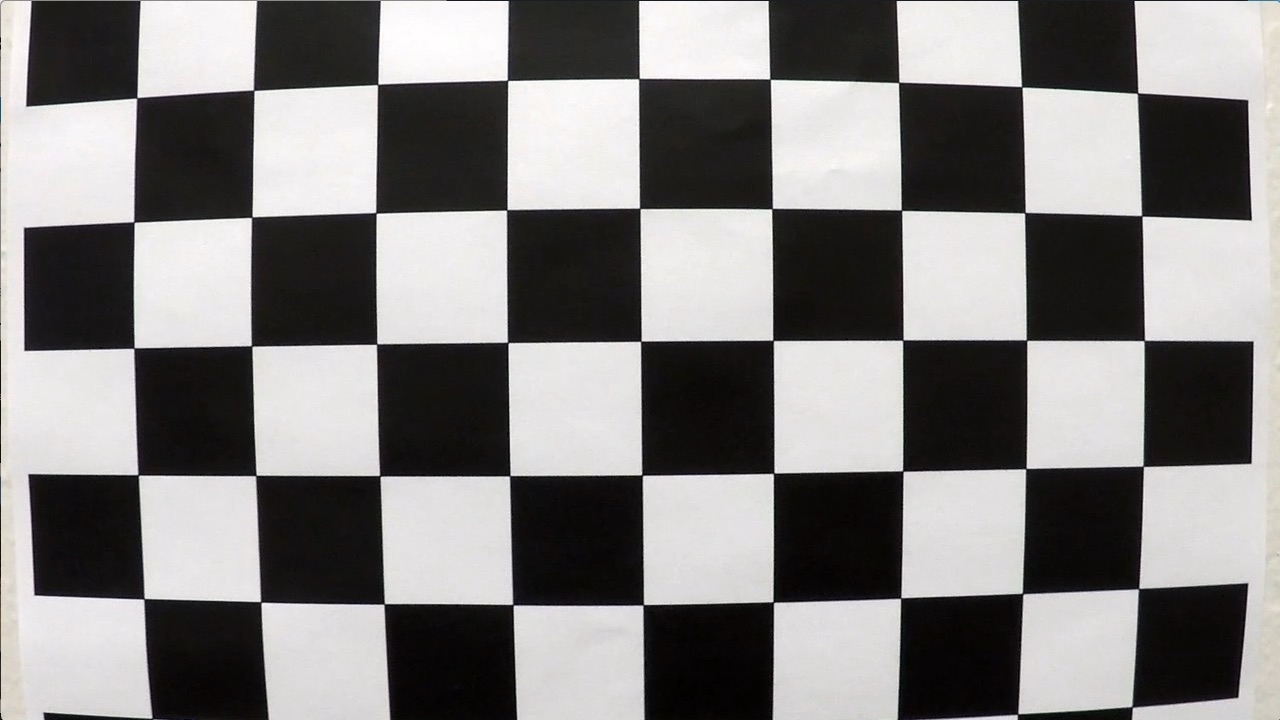
#> input picture camera_cal/calibration1.jpg, 1280 x 720 px; its folder holds 4 pictures in this run
$ jupyter execute --allow-errors advanced_lane_finder.ipynb   (shell and % lines are left out)   (older library calls are emulated)
#> lines starting #> are read from the running program, lines starting #| are printed output that depends on the picture; after the words box and inside, x2 and y2 are one past the last pixel; in counts of white or black regions, pixels touching at a corner belong together
# Self-Driving Car Engineer Nanodegree

## Deep Learning

## Project: Advanced Lane Finding

[cell 1]
# import everything we'll need

import os
import numpy as np
import cv2
import matplotlib.pyplot as plt
import pickle
import random
from moviepy.editor import VideoFileClip

[cell 2]
# set parameters


# processing mode
TEST_MODE = False
RECORD = False

# image size
ROWS = 720
COLS = 1280
ROI_TOP = 0.65
ROI_BOTTOM = 0.90
ROI_LEFT = 0.10
ROI_RIGHT = 0.95

# colors and scales
RED_COLOR = (0,0,255)
GREEN_COLOR = (0,255,0)
XM_PER_PIX = 3.7 / 700
YM_PER_PIX = 30 / 720

# camera calibration
CHESS_NX = 9
CHESS_NY = 6

# lane pixel finding
S_THRESHOLD = [170,235]             # range for S-channel yellow lane in HLS color space
L_THRESHOLD = [240,255]             # range for L-channel white lane in HLS color space
L_THRESHOLD_LAB = [195,255]         # range for L channel in LAB color space
SOBEL_THRESHOLD = [30,100]          # range for sobel x derivative

# perspective transform
GB_KERNEL = 3                       # size of gaussian blur kernel
CANNY_LOW = 50                      # canny edge detection threshold (low)
CANNY_HIGH = 400                    # canny edge detection threshold (high)
HOUGH_DIST_RES = 0.5                # hough line finder distance resolution (pixels)
HOUGH_ANGLE_RES = 3.14159/180       # hough line finder angle resolution (rads)
HOUGH_THRESHOLD = 20                # hough line finder threshold
HOUGH_MIN_LINE = 60                 # hough line finder min line length (pixels)
HOUGH_MAX_GAP = 120                 # hough line finder max line gap (pixels)

# lane fitting
NUM_WINS = 8                        # number of sliding windows to use
WIN_WIDTH = 64                      # half total width of sliding window
WIN_HEIGHT = int(ROWS/NUM_WINS)     # total height of sliding window
FRAME_MEMORY = 8                    # number of past frames to remember
LEFT_GUESS = 0.33                    # default fractional guess for left lane
RIGHT_GUESS = 0.75                   # default fractional guess for right lane

# directories and filenames
TEST_DIR = 'test_images'
CALIBRATION_DIR = 'camera_cal'
CALIBRATION_FILENAME = 'camera_calibration.pickle'
PERSPECTIVE_FILENAME = 'perspective_transform.pickle'

OUTPUT_DIR_CALIBRATION = 'output_images/calibration'
OUTPUT_DIR_S_CHANNEL = 'output_images/s_channel'
OUTPUT_DIR_X_GRAD = 'output_images/x_gradient'
OUTPUT_DIR_VP = 'output_images/vanishing_point'

OUTPUT_DIR_UNDISTORT = 'output_images/undistort'
OUTPUT_DIR_WARPED = 'output_images/warped'
OUTPUT_DIR_MARKER_PIXELS = 'output_images/marker_pixels'
OUTPUT_DIR_SLIDING_WINDOW = 'output_images/sliding_window'
OUTPUT_DIR_LANE_MARK = 'output_images/lane_mark'

[cell 3]
# define lane class for later use

class LaneLine(object):
    # class to hold info about each lane line

    def __init__(self,side):
        # side: 'left' or 'right'
        self.recentXStartValues = np.zeros((FRAME_MEMORY,),dtype=np.uint16)
        self.recentFits = np.zeros((FRAME_MEMORY,3),dtype=np.float32)      # second-order polynomial: 3 coefficients
        self.foundXStartValue = False
        self.side = side
        self.curvatureRadiusValues = np.zeros((FRAME_MEMORY,),dtype=np.float32)

    # [110 lines left out: functions guessLanePosition, findCentroid, calculateCurvature, findAndFit, not called in this run]

[cell 4]
# define camera calibration

def calibrateCamera():
    # use chessboard photos to calibrate camera

    # set termination criteria (for use with cv2.cornerSubPix)
    criteria = (cv2.TERM_CRITERIA_EPS + cv2.TERM_CRITERIA_MAX_ITER, 30, 0.001)

    # make object points
    objp = np.zeros((CHESS_NX*CHESS_NY,3), np.float32)
    objp[:,:2] = np.mgrid[0:CHESS_NX,0:CHESS_NY].T.reshape(-1,2)
    imagePoints = []
    objectPoints = []

    # loop through calibration images
    for imageFile in os.listdir(CALIBRATION_DIR):
        if imageFile.endswith('.jpg'):

            # read image, grayscale, find corners
            im = cv2.imread(os.path.join(CALIBRATION_DIR,imageFile))
#> im is the input picture: shape (720, 1280, 3); mean B, G, R 127.8, 128.4, 130.1
            gray = cv2.cvtColor(im,cv2.COLOR_RGB2GRAY)
            found, corners = cv2.findChessboardCorners(gray,(CHESS_NX,CHESS_NY),None)
#> found = False; corners = None

            if found:
                # draw corners on image
                cv2.drawChessboardCorners(im,(CHESS_NX,CHESS_NY),corners,found)
                # find corners with higher (sub-pixel) precision
                corners2 = cv2.cornerSubPix(gray,corners,(5,5),(-1,-1),criteria)
                imagePoints.append(corners2)
                objectPoints.append(objp)

                # save image with corners marked
                cv2.imwrite(os.path.join(OUTPUT_DIR_CALIBRATION,imageFile),im)
#> pass 2 of the loop in calibrateCamera, `for imageFile in os.listdir(CALIBRATION_DIR):`:
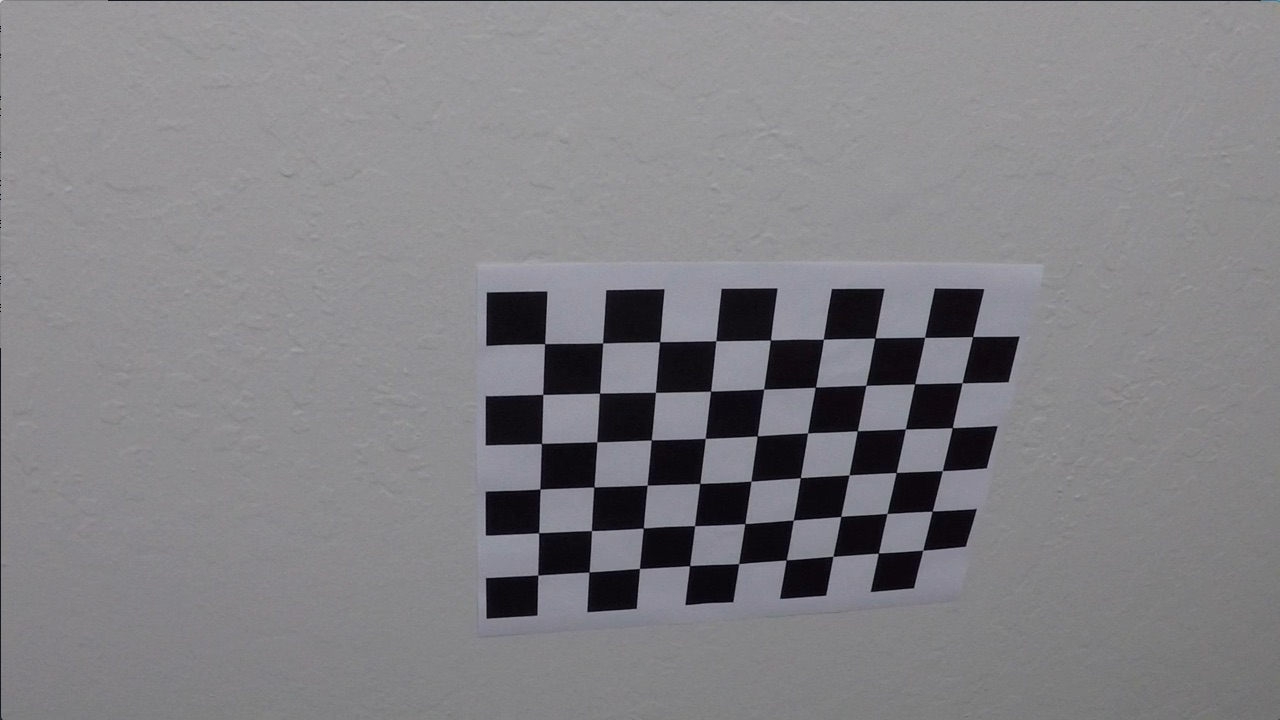
#> input picture camera_cal/calibration10.jpg, 1280 x 720 px
#> in calibrateCamera, im is the input picture: shape (720, 1280, 3); mean B, G, R 133.1, 129.4, 130.2
#> found = True; corners = 54 rows, first 8: [544.7, 343.6], [602.6, 342.9], [659.6, 341.7], [716, 340.7], [770.5, 340], [823.4, 339.2], [874.8, 338.1], [924.6, 337.3]
#> in calibrateCamera, `cv2.drawChessboardCorners(im,(CHESS_NX,CHESS_NY),corners,found)`:
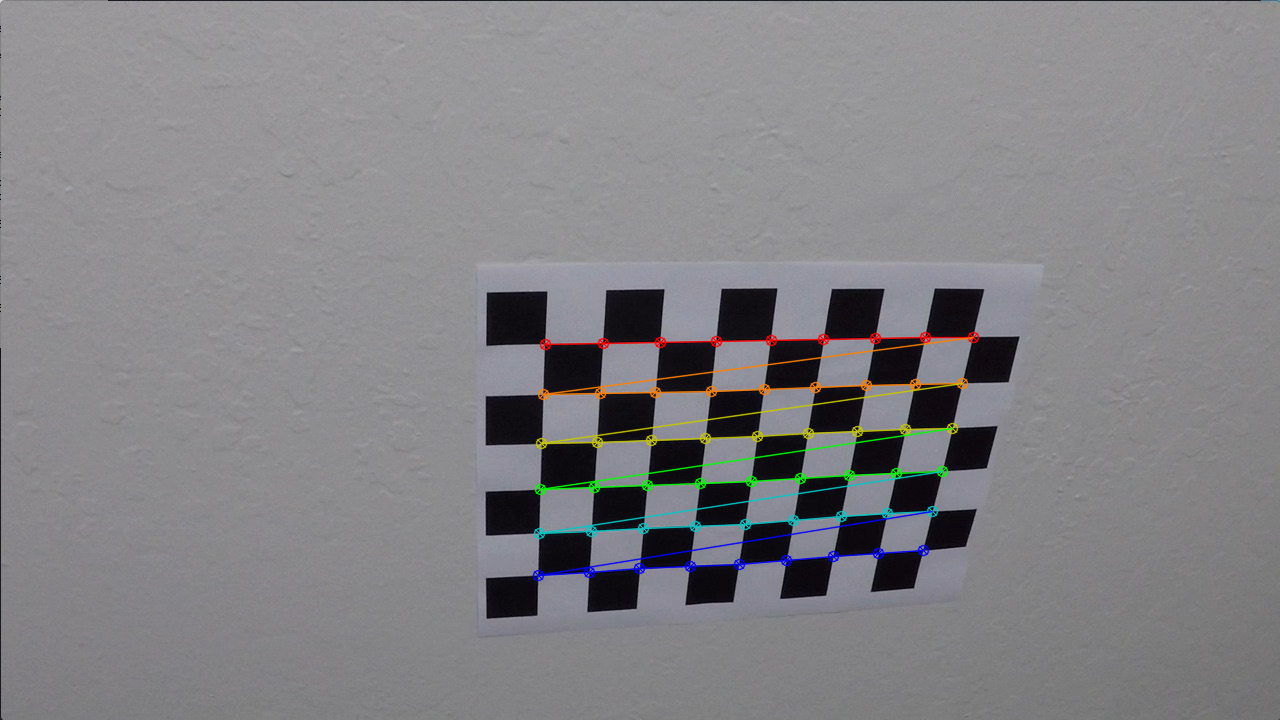
#> im: shape (720, 1280, 3); 1.92% of pixels changed, all inside (x1, y1, x2, y2) = (532, 331, 980, 582)
#> corners2 = 54 rows, first 8: [544.6, 343.7], [602.6, 342.9], [659.6, 341.7], [715.8, 340.6], [770.5, 339.9], [823.4, 339.2], [874.9, 338], [924.6, 337.3]
#> pass 3 of the loop in calibrateCamera, `for imageFile in os.listdir(CALIBRATION_DIR):`:
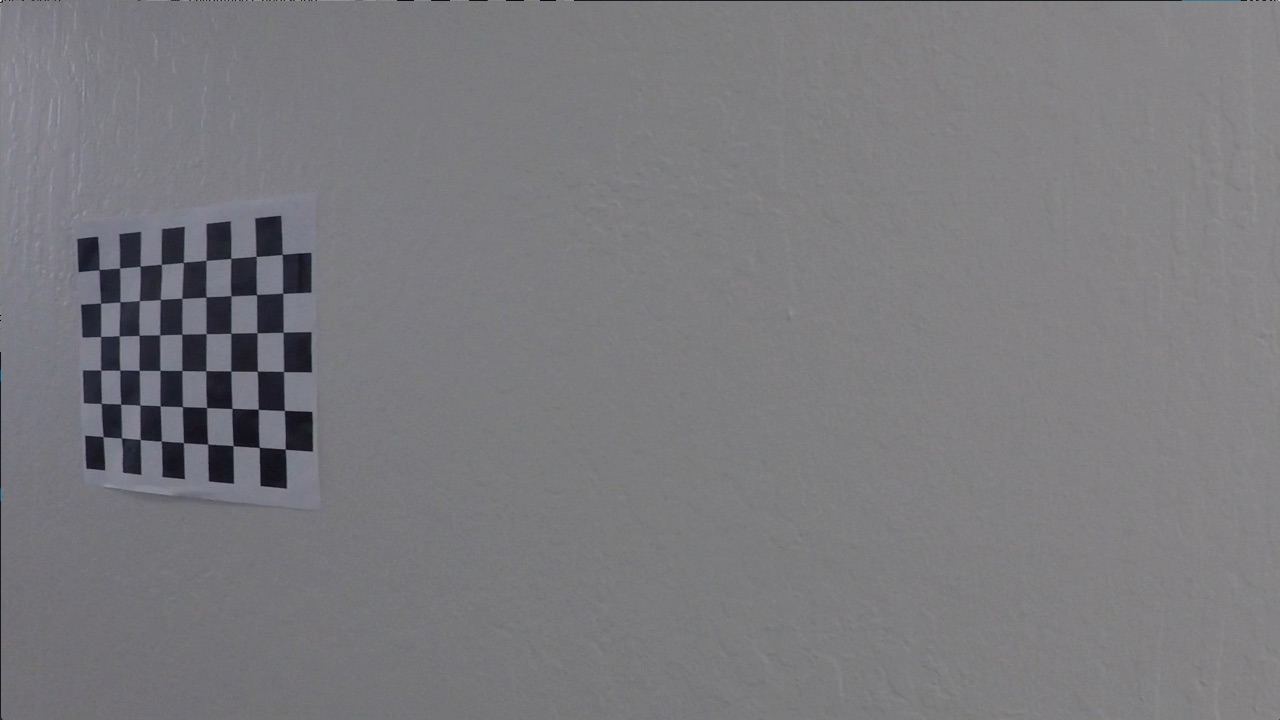
#> input picture camera_cal/calibration11.jpg, 1280 x 720 px
#> in calibrateCamera, im is the input picture: shape (720, 1280, 3); mean B, G, R 125.2, 121.7, 122.2
#> corners = 54 rows, first 8: [99.23, 269.6], [119.6, 268], [140.1, 266.1], [161.3, 264.5], [183.3, 262.5], [206.1, 260.3], [230.7, 258.2], [256.2, 256.3]
#> in calibrateCamera, `cv2.drawChessboardCorners(im,(CHESS_NX,CHESS_NY),corners,found)`:
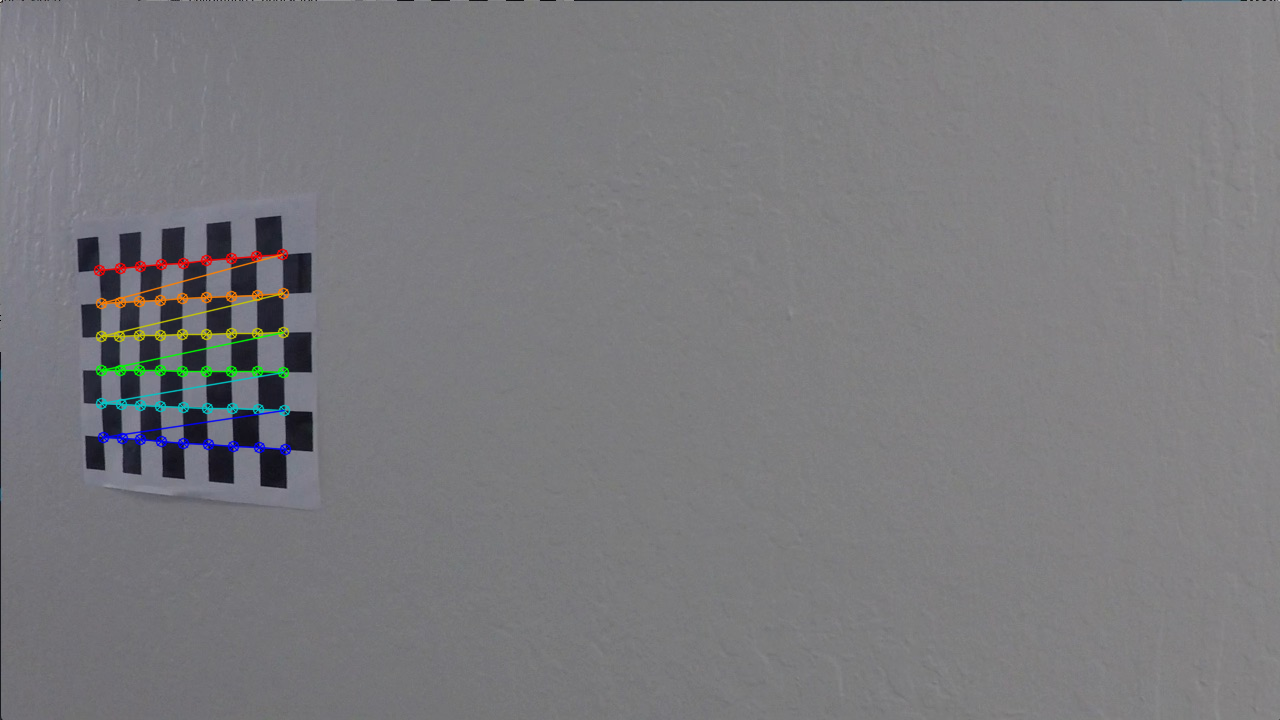
#> im: shape (720, 1280, 3); 1.11% of pixels changed, all inside (x1, y1, x2, y2) = (93, 248, 292, 456)
#> corners2 = 54 rows, first 8: [99.12, 269.6], [119.6, 268.1], [140.1, 266.2], [161.3, 264.3], [183.4, 262.4], [206, 260.3], [230.8, 258.3], [256.1, 256.4]
#> the loop made 4 passes; the first 3 are shown

    # do the actual calibration and save
    ret, mtx, dst, rvecs, tvecs = cv2.calibrateCamera(objectPoints,imagePoints,gray.shape[::-1],None,None)
    imSize = im.shape
    calibrationData = {'cam_matrix':mtx, 'dist_coeffs':dst, 'im_size':imSize}
    with open(CALIBRATION_FILENAME,'wb') as f:
        pickle.dump(calibrationData,f)

    return mtx,dst

[cell 5]
# do camera calibration and display example images

print("Calibrating camera...")
mtx,dst = calibrateCamera()
filenameList = [fn for fn in os.listdir(CALIBRATION_DIR) if fn.endswith('.jpg')]
fn = random.choice(filenameList)
imOriginal = cv2.imread(os.path.join(CALIBRATION_DIR,fn))
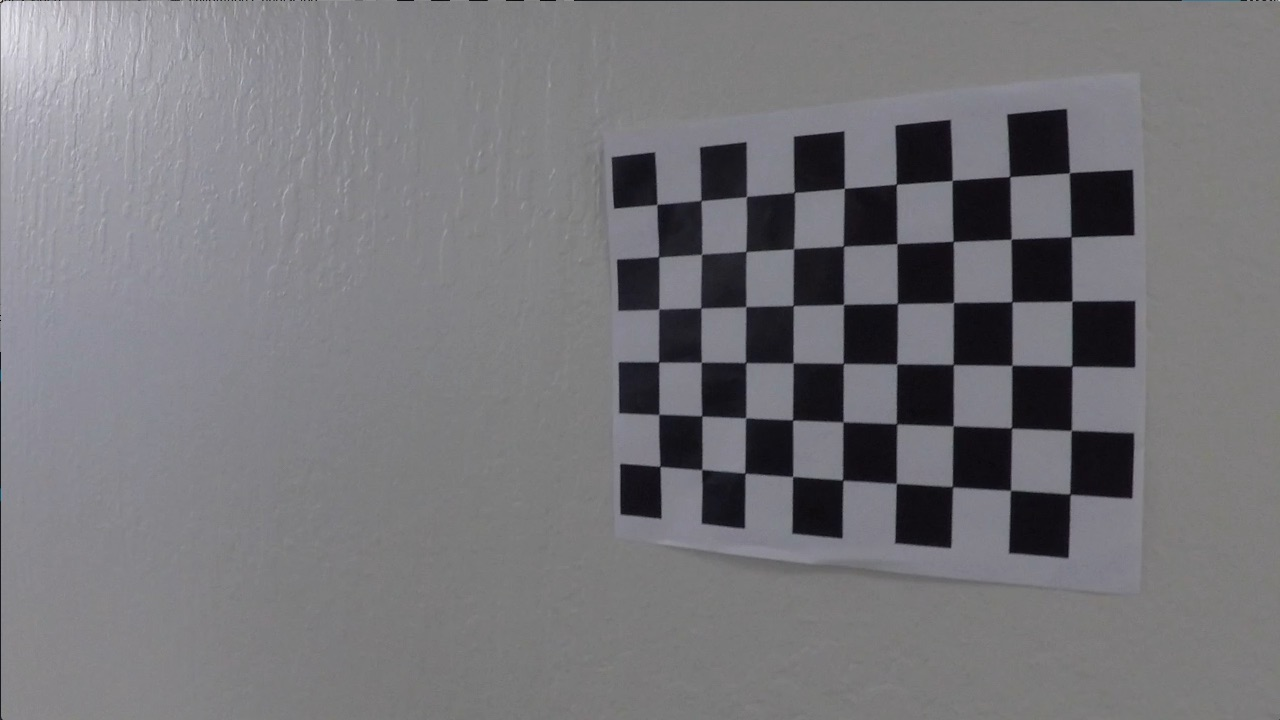
#> input picture camera_cal/calibration12.jpg, 1280 x 720 px
#> imOriginal is the input picture: shape (720, 1280, 3); mean B, G, R 121.6, 117.6, 118.5
imCorners = cv2.imread(os.path.join(OUTPUT_DIR_CALIBRATION,fn))
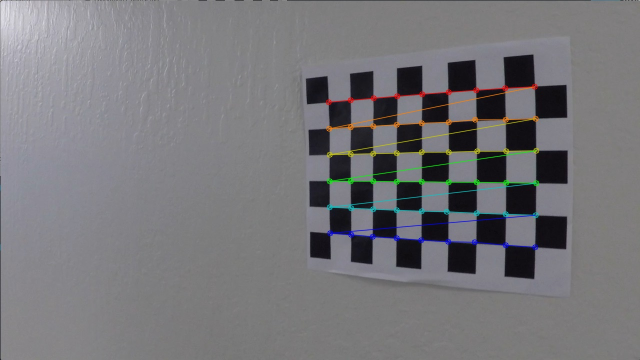
#> imCorners: shape (720, 1280, 3) (shown at 1/2 size); mean B, G, R 121.6, 118.3, 118.9

f = plt.figure(figsize=(30,40))
ax = f.add_subplot(1,2,1)
ax.imshow(imOriginal)
ax = f.add_subplot(1,2,2)
ax.imshow(imCorners)
plt.show()
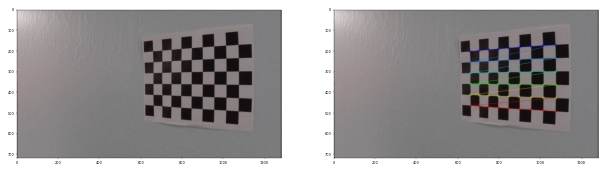
#> figure drawn by matplotlib, 2 panels; B, G, R data is drawn as R, G, B

[cell 6]
# display undistorted image example

print("Undistorting image...")
#> (the rest of this cell did not finish here and is left out)

[cell 7]
# define lane pixel finder

# [40 lines left out: function selectLanePixels, not called in this run]

[cell 8]
# display example lane pixel finder

print("Finding example lane pixels...")

#> (the rest of this cell did not finish here and is left out)

[cell 9]
# define utility function for selecting roi

# [29 lines left out: functions selectRoi, findIntersection, not called in this run]

# define utility function for finding vanishing point

def findVanishingPoint(mtx,dst):
    # determine vanishing point in image

    # analyze straight-road images used to find vanishing point
    straightImages = [os.path.join(TEST_DIR,f) for f in os.listdir(TEST_DIR) if 'straight' in f]
    vps = []
    for imFile in straightImages:
        im = cv2.imread(imFile)
        im = cv2.undistort(im,mtx,dst)

        # smooth with gaussian blur
        imSmoothed = cv2.GaussianBlur(im,(GB_KERNEL,GB_KERNEL),0)

        # find edges with canny
        edges = cv2.Canny(imSmoothed,CANNY_LOW,CANNY_HIGH)

        # apply roi mask
        edgesRoi = selectRoi(edges)

        # find lines with hough; use probabilistic version to increase speed
        lines = cv2.HoughLinesP(edgesRoi,HOUGH_DIST_RES,HOUGH_ANGLE_RES,HOUGH_THRESHOLD,None,HOUGH_MIN_LINE,HOUGH_MAX_GAP)

        # identify best overlap point of lines - this is the vanishing point
        vp = findIntersection(lines)
        vps.append(vp)

        # save image
        for line in lines:
            for x1,y1,x2,y2 in line:
                cv2.line(im, (x1,y1), (x2,y2), GREEN_COLOR, thickness=2)
        cv2.circle(im,(vp[0],vp[1]),8,GREEN_COLOR,2)
        savepath = os.path.join(OUTPUT_DIR_VP,os.path.split(imFile)[1])
        cv2.imwrite(savepath,im)

    # return arithmetic mean of vp coordinates
    return np.mean(vps,axis=0)

[cell 10]
# display example of vanishing point

print("Calculating vanishing point...")
#> (the rest of this cell did not finish here and is left out)

[cell 11]
# define function for calculating perspective transform

def calculatePerspectiveTransform():
    # calculate perspective transform matrix

    # read in camera calibration
    with open(CALIBRATION_FILENAME,'rb') as f:
        calibrationData = pickle.load(f)
    mtx = calibrationData['cam_matrix']
    dst = calibrationData['dist_coeffs']

    # find vanishing point; note this is returned as (x,y)
    vp = findVanishingPoint(mtx,dst)

    xVP,yVP = int(vp[0]),int(vp[1])
    xBottomLeft = int(ROI_LEFT * COLS)
    xBottomRight = int(ROI_RIGHT * COLS)
    yTop = int(ROWS * ROI_TOP)
    yBottom = int(ROWS * ROI_BOTTOM)

    # calculate x positions of upper ROI corners
    # x = my + b; m = (x1-x0)/(y1-y0); b = x0 - m * y0
    leftM = (xVP - xBottomLeft) / float(yVP - yBottom)
    leftB = xBottomLeft - leftM * yBottom
    rightM = (xVP - xBottomRight) / float(yVP - yBottom)
    rightB = xBottomRight - rightM * yBottom
    xTopLeft = int(leftM * yTop + leftB)
    xTopRight = int(rightM * yTop + rightB)

    corners = [(xTopLeft,yTop),(xBottomLeft,yBottom),(xBottomRight,yBottom),(xTopRight,yTop)]
    pts1 = np.float32(corners)
    pts2 = np.float32( [[0,0],[0,ROWS],[COLS,ROWS],[COLS,0]] )

    perspectiveTrans = cv2.getPerspectiveTransform(pts1,pts2)
    inversePerspectiveTrans = cv2.getPerspectiveTransform(pts2,pts1)

    transformDict = {'forwardWarp': perspectiveTrans, 'backwardWarp': inversePerspectiveTrans,'corners': corners}

    with open(PERSPECTIVE_FILENAME,'wb') as f:
        pickle.dump(transformDict,f)

    return transformDict

[cell 12]
# display example perspective warp

print("Warping perspective forward and backward...")

#> (the rest of this cell did not finish here and is left out)

[cell 13]
# define function to draw lane on image

# [44 lines left out: function drawLane, not called in this run]

[cell 14]
# define main routine for lane finding

# [38 lines left out: function findLane, not called in this run]

[cell 15]
# do video processing

# read in camera calibration or perform calibration if pickled file is unavailable
try:
    with open(CALIBRATION_FILENAME,'rb') as f:
        calibrationData = pickle.load(f)
        mtx = calibrationData['cam_matrix']
        dst = calibrationData['dist_coeffs']
        print("Read camera calibration from file...")
except:
    print("Performing camera calibration...")
    mtx,dst = calibrateCamera()

# read in perspective transform or perform transform matrix calculation if pickled file is unavailable
try:
    with open(PERSPECTIVE_FILENAME,'rb') as f:
#> (reads perspective_transform.pickle from the repository)
        transformDict = pickle.load(f)
        perspectiveTrans = transformDict['forwardWarp']
        inversePerspectiveTrans = transformDict['backwardWarp']
    print("Read perspective transform from file...")
except:
    print("Performing perspective transform...")
    transformDict = calculatePerspectiveTransform()
    perspectiveTrans = transformDict['forwardWarp']
    inversePerspectiveTrans = transformDict['backwardWarp']

# set up lane line objects
leftLane = LaneLine('left')
rightLane = LaneLine('right')
